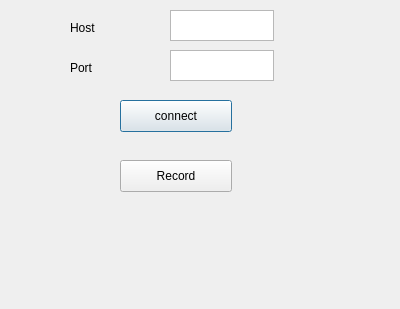
<?xml version="1.0" encoding="UTF-8"?>
<ui version="4.0">
 <class>UserDialog</class>
 <widget class="QDialog" name="UserDialog">
  <property name="geometry">
   <rect>
    <x>0</x>
    <y>0</y>
    <width>400</width>
    <height>309</height>
   </rect>
  </property>
  <property name="windowTitle">
   <string>Dialog</string>
  </property>
  <widget class="QLabel" name="label">
   <property name="geometry">
    <rect>
     <x>70</x>
     <y>20</y>
     <width>58</width>
     <height>16</height>
    </rect>
   </property>
   <property name="text">
    <string>Host</string>
   </property>
  </widget>
  <widget class="QLabel" name="label_2">
   <property name="geometry">
    <rect>
     <x>70</x>
     <y>60</y>
     <width>58</width>
     <height>16</height>
    </rect>
   </property>
   <property name="text">
    <string>Port</string>
   </property>
  </widget>
  <widget class="QTextEdit" name="hostText">
   <property name="geometry">
    <rect>
     <x>170</x>
     <y>10</y>
     <width>104</width>
     <height>31</height>
    </rect>
   </property>
  </widget>
  <widget class="QTextEdit" name="portText">
   <property name="geometry">
    <rect>
     <x>170</x>
     <y>50</y>
     <width>104</width>
     <height>31</height>
    </rect>
   </property>
  </widget>
  <widget class="QPushButton" name="connectBtn">
   <property name="geometry">
    <rect>
     <x>120</x>
     <y>100</y>
     <width>112</width>
     <height>32</height>
    </rect>
   </property>
   <property name="text">
    <string>connect</string>
   </property>
  </widget>
  <widget class="QPushButton" name="recordBtn">
   <property name="geometry">
    <rect>
     <x>120</x>
     <y>160</y>
     <width>112</width>
     <height>32</height>
    </rect>
   </property>
   <property name="text">
    <string>Record</string>
   </property>
  </widget>
 </widget>
 <resources/>
 <connections/>
</ui>
